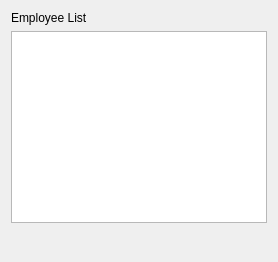
      <widget class="QWidget" name="tab_6">
       <attribute name="title">
        <string>employee_list</string>
       </attribute>
       <layout class="QVBoxLayout" name="verticalLayout_3">
        <item>
         <widget class="QLabel" name="label_11">
          <property name="text">
           <string>Employee List</string>
          </property>
         </widget>
        </item>
        <item>
         <layout class="QVBoxLayout" name="verticalLayout_2">
          <item>
           <widget class="QListWidget" name="listWidget_2"/>
          </item>
          <item>
           <widget class="QPushButton" name="pushButton_24">
            <property name="sizePolicy">
             <sizepolicy hsizetype="Fixed" vsizetype="Fixed">
              <horstretch>0</horstretch>
              <verstretch>0</verstretch>
             </sizepolicy>
            </property>
            <property name="text">
             <string/>
            </property>
            <property name="icon">
             <iconset resource="icons.qrc">
              <normaloff>:/icons/checked.png</normaloff>:/icons/checked.png</iconset>
            </property>
            <property name="iconSize">
             <size>
              <width>30</width>
              <height>30</height>
             </size>
            </property>
            <property name="flat">
             <bool>true</bool>
            </property>
           </widget>
          </item>
         </layout>
        </item>
       </layout>
      </widget>
